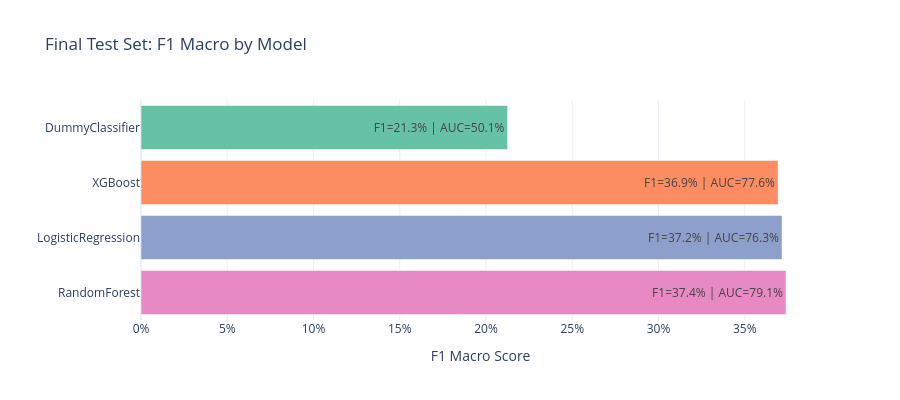

The cell this chart's notebook holds for it:
### Code cell
# ── Test Results: Bar Chart ──
df_test_sorted = df_test_results.sort_values('test_f1_macro')

fig5 = px.bar(
    df_test_sorted,
    x='test_f1_macro', y='model', 
    orientation='h',
    text=df_test_sorted.apply(
        lambda r: f"F1={r['test_f1_macro']:.1%} | AUC={r['test_roc_auc']:.1%}", axis=1
    ),
    title='Final Test Set: F1 Macro by Model',
    labels={'test_f1_macro': 'F1 Macro Score', 'model': ''},
    color='model',
    color_discrete_sequence=px.colors.qualitative.Set2,
    template='plotly_white'
)
fig5.update_layout(xaxis_tickformat='.0%', showlegend=False, height=400)
show_and_save(fig5, "benchmark_test_f1")

### Figure 1 — Plotly figure (JSON) as saved in the notebook; plotly's stock layout.template omitted (floating-point values rounded to 4 significant figures)
{"data": [{"hovertemplate": "=%{y}<br>F1 Macro Score=%{x}<br>text=%{text}<extra></extra>", "legendgroup": "DummyClassifier", "marker": {"color": "rgb(102,194,165)", "pattern": {"shape": ""}}, "name": "DummyClassifier", "orientation": "h", "showlegend": true, "text": ["F1=21.3% | AUC=50.1%"], "textposition": "auto", "type": "bar", "x": [0.2125], "xaxis": "x", "y": ["DummyClassifier"], "yaxis": "y"}, {"hovertemplate": "=%{y}<br>F1 Macro Score=%{x}<br>text=%{text}<extra></extra>", "legendgroup": "XGBoost", "marker": {"color": "rgb(252,141,98)", "pattern": {"shape": ""}}, "name": "XGBoost", "orientation": "h", "showlegend": true, "text": ["F1=36.9% | AUC=77.6%"], "textposition": "auto", "type": "bar", "x": [0.3693], "xaxis": "x", "y": ["XGBoost"], "yaxis": "y"}, {"hovertemplate": "=%{y}<br>F1 Macro Score=%{x}<br>text=%{text}<extra></extra>", "legendgroup": "LogisticRegression", "marker": {"color": "rgb(141,160,203)", "pattern": {"shape": ""}}, "name": "LogisticRegression", "orientation": "h", "showlegend": true, "text": ["F1=37.2% | AUC=76.3%"], "textposition": "auto", "type": "bar", "x": [0.3716], "xaxis": "x", "y": ["LogisticRegression"], "yaxis": "y"}, {"hovertemplate": "=%{y}<br>F1 Macro Score=%{x}<br>text=%{text}<extra></extra>", "legendgroup": "RandomForest", "marker": {"color": "rgb(231,138,195)", "pattern": {"shape": ""}}, "name": "RandomForest", "orientation": "h", "showlegend": true, "text": ["F1=37.4% | AUC=79.1%"], "textposition": "auto", "type": "bar", "x": [0.3739], "xaxis": "x", "y": ["RandomForest"], "yaxis": "y"}], "layout": {"barmode": "relative", "height": 400, "legend": {"title": {"text": ""}, "tracegroupgap": 0}, "showlegend": false, "title": {"text": "Final Test Set: F1 Macro by Model"}, "xaxis": {"anchor": "y", "domain": [0, 1], "tickformat": ".0%", "title": {"text": "F1 Macro Score"}}, "yaxis": {"anchor": "x", "categoryarray": ["RandomForest", "LogisticRegression", "XGBoost", "DummyClassifier"], "categoryorder": "array", "domain": [0, 1], "title": {"text": ""}}}}
